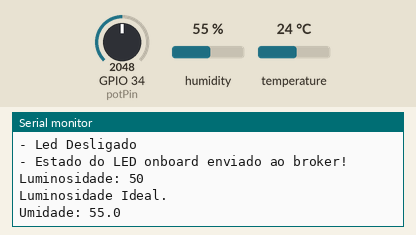
Bench run of a sketch on a simulated ESP32. On the bench: the last lines printed to the serial monitor. Inputs (shaded band) come from the test bench; at power-on: humidity 55 %, temperature 24 °C, GPIO 34 (potPin) = 2048. WiFi joins after 1.5 s; servers stay silent unless stated; no MQTT or app messages arrive unless stated.

Above: at 9.9 s.
10.0 s: humidity set to 52 %
At 16.6 s:
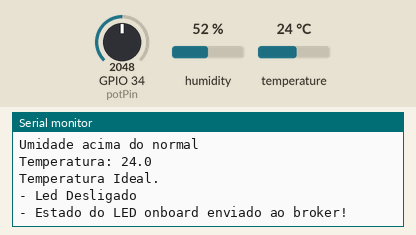
17.3 s: humidity set to 49 %
31.6 s: temperature set to 16 °C
36.9 s: temperature set to 13 °C
At 37.8 s:
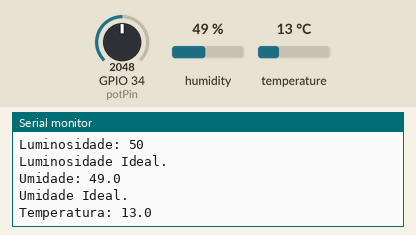
Timing chart, 0 to 39.9 s (numbered marks = the images above; inputs shaded):
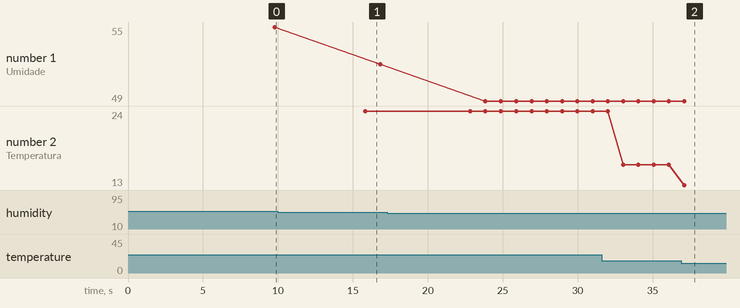

The sketch:

lumitemp-esp32.ino
```cpp
#include <WiFi.h>
#include <PubSubClient.h>
#include "DHT.h"

// Configuração dos pinos e tipo de sensor DHT
#define DHTPIN 25 // Pino de dados do sensor DHT
#define DHTTYPE DHT11 // Tipo de sensor DHT22
DHT dht(DHTPIN, DHTTYPE); // Inicialização do sensor DHT

// Configurações - variáveis editáveis
const char* default_SSID = "Galaxy S21 FE - Heitor"; // Nome da rede Wi-Fi
const char* default_PASSWORD = "aipapai123"; // Senha da rede Wi-Fi
const char* default_BROKER_MQTT = "20.201.112.53"; // IP do Broker MQTT
const int default_BROKER_PORT = 1883; // Porta do Broker MQTT
const char* default_ID_MQTT = "fiware_03x"; // ID MQTT

// Tópicos MQTT para luminosidade
const char* default_TOPICO_LUMINOSIDADE_SUBSCRIBE = "/TEF/lamp04x/cmd"; // Tópico MQTT de escuta
const char* default_TOPICO_LUMINOSIDADE_PUBLISH_1 = "/TEF/lamp04x/attrs"; // Publicação de estado de luminosidade
const char* default_TOPICO_LUMINOSIDADE_PUBLISH_2 = "/TEF/lamp04x/attrs/l"; // Publicação de valor de luminosidade
const int default_D4 = 2; // Pino do LED onboard

// Declaração das variáveis de tópico de luminosidade com cast para char*
const char* topicPrefix = "lamp04x";
char* TOPICO_LUMINOSIDADE_SUBSCRIBE = const_cast<char*>(default_TOPICO_LUMINOSIDADE_SUBSCRIBE);
char* TOPICO_LUMINOSIDADE_PUBLISH_1 = const_cast<char*>(default_TOPICO_LUMINOSIDADE_PUBLISH_1);
char* TOPICO_LUMINOSIDADE_PUBLISH_2 = const_cast<char*>(default_TOPICO_LUMINOSIDADE_PUBLISH_2);

// Tópicos MQTT para umidade
const char* default_TOPICO_UMIDADE_PUBLISH_1 = "/TEF/humi04x/attrs"; // Publicação de estado de umidade
const char* default_TOPICO_UMIDADE_PUBLISH_2 = "/TEF/humi04x/attrs/h"; // Publicação de valor de umidade
char* TOPICO_UMIDADE_PUBLISH_1 = const_cast<char*>(default_TOPICO_UMIDADE_PUBLISH_1);
char* TOPICO_UMIDADE_PUBLISH_2 = const_cast<char*>(default_TOPICO_UMIDADE_PUBLISH_2);

// Tópicos MQTT para temperatura
const char* default_TOPICO_TEMPERATURA_PUBLISH_1 = "/TEF/temp04x/attrs"; // Publicação de estado de temperatura
const char* default_TOPICO_TEMPERATURA_PUBLISH_2 = "/TEF/temp04x/attrs/t"; // Publicação de valor de temperatura
char* TOPICO_TEMPERATURA_PUBLISH_1 = const_cast<char*>(default_TOPICO_TEMPERATURA_PUBLISH_1);
char* TOPICO_TEMPERATURA_PUBLISH_2 = const_cast<char*>(default_TOPICO_TEMPERATURA_PUBLISH_2);

// Configurações editáveis para conexão Wi-Fi e MQTT
char* SSID = const_cast<char*>(default_SSID);
char* PASSWORD = const_cast<char*>(default_PASSWORD);
char* BROKER_MQTT = const_cast<char*>(default_BROKER_MQTT);
int BROKER_PORT = default_BROKER_PORT;
char* ID_MQTT = const_cast<char*>(default_ID_MQTT);
int D4 = default_D4;

WiFiClient espClient; // Cliente Wi-Fi
PubSubClient MQTT(espClient); // Cliente MQTT
char EstadoSaida = '0'; // Estado inicial do LED

// Função para inicializar a comunicação serial
void initSerial() {
    Serial.begin(115200);
}

// Função para inicializar o Wi-Fi
void initWiFi() {
    delay(10);
    Serial.println("------Conexao WI-FI------");
    Serial.print("Conectando-se na rede: ");
    Serial.println(SSID);
    Serial.println("Aguarde");
    reconectWiFi();
}

// Função para configurar o servidor MQTT e o callback de mensagens
void initMQTT() {
    MQTT.setServer(BROKER_MQTT, BROKER_PORT);
    MQTT.setCallback(mqtt_callback);
}

// Função setup - configuração inicial do sistema
void setup() {
    dht.begin(); // Inicializa o sensor DHT
    InitOutput(); // Inicializa o pino de saída
    initSerial(); // Inicializa a comunicação serial
    initWiFi(); // Conecta ao Wi-Fi
    initMQTT(); // Conecta ao Broker MQTT
    delay(5000);
    MQTT.publish(TOPICO_LUMINOSIDADE_PUBLISH_1, "s|on"); // Publica o estado inicial no tópico
}

// Função principal - loop
void loop() {
    VerificaConexoesWiFIEMQTT(); // Verifica as conexões Wi-Fi e MQTT
    EnviaEstadoOutputMQTT(); // Envia o estado do LED para o broker
    handleLuminosity(); // Função para monitoramento de luminosidade
    handleHumidity(); // Função para monitoramento de umidade
    handleTmperature(); // Função para monitoramento de temperatura
    MQTT.loop(); // Mantém a conexão com o broker MQTT
}

// Função para reconectar ao Wi-Fi caso a conexão seja perdida
void reconectWiFi() {
    if (WiFi.status() == WL_CONNECTED)
        return;
    WiFi.begin(SSID, PASSWORD);
    while (WiFi.status() != WL_CONNECTED) {
        delay(100);
        Serial.print(".");
    }
    Serial.println();
    Serial.println("Conectado com sucesso na rede ");
    Serial.print(SSID);
    Serial.println("IP obtido: ");
    Serial.println(WiFi.localIP());

    // Garante que o LED inicie desligado
    digitalWrite(D4, LOW);
}

// Callback para tratar mensagens recebidas do broker MQTT
void mqtt_callback(char* topic, byte* payload, unsigned int length) {
    String msg;
    for (int i = 0; i < length; i++) {
        char c = (char)payload[i];
        msg += c;
    }
    Serial.print("- Mensagem recebida: ");
    Serial.println(msg);

    // Forma o padrão de tópico para comparação
    String onTopic = String(topicPrefix) + "@on|";
    String offTopic = String(topicPrefix) + "@off|";

    // Aciona ou desliga o LED baseado no tópico
    if (msg.equals(onTopic)) {
        digitalWrite(D4, HIGH);
        EstadoSaida = '1';
    }

    if (msg.equals(offTopic)) {
        digitalWrite(D4, LOW);
        EstadoSaida = '0';
    }
}

// Verifica conexões e tenta reconectar se necessário
void VerificaConexoesWiFIEMQTT() {
    if (!MQTT.connected())
        reconnectMQTT();
    reconectWiFi();
}

// Envia o estado do LED ao broker MQTT
void EnviaEstadoOutputMQTT() {
    if (EstadoSaida == '1') {
        MQTT.publish(TOPICO_LUMINOSIDADE_PUBLISH_1, "s|on");
        Serial.println("- Led Ligado");
    }
    if (EstadoSaida == '0') {
        MQTT.publish(TOPICO_LUMINOSIDADE_PUBLISH_1, "s|off");
        Serial.println("- Led Desligado");
    }
    Serial.println("- Estado do LED onboard enviado ao broker!");
    delay(1000);
}

// Função para inicializar o LED com uma sequência piscante
void InitOutput() {
    pinMode(D4, OUTPUT);
    digitalWrite(D4, HIGH);
    boolean toggle = false;

    for (int i = 0; i <= 10; i++) {
        toggle = !toggle;
        digitalWrite(D4, toggle);
        delay(200);
    }
}

// Função para reconectar ao broker MQTT
void reconnectMQTT() {
    while (!MQTT.connected()) {
        Serial.print("* Tentando se conectar ao Broker MQTT: ");
        Serial.println(BROKER_MQTT);
        if (MQTT.connect(ID_MQTT)) {
            Serial.println("Conectado com sucesso ao broker MQTT!");
            MQTT.subscribe(TOPICO_LUMINOSIDADE_SUBSCRIBE); // Inscrição no tópico de controle
        } else {
            Serial.println("Falha ao reconectar no broker.");
            Serial.println("Haverá nova tentativa de conexão em 2s");
            delay(2000);
        }
    }
}

// Funções para monitorar e enviar valores de luminosidade, umidade e temperatura
void handleLuminosity() {
    const int potPin = 34; // Pino analógico para luminosidade
    int sensorValue = analogRead(potPin);
    int luminosity = map(sensorValue, 0, 4095, 0, 100);
    char msg[10];
    sprintf(msg, "%d", luminosity);
    MQTT.publish(TOPICO_LUMINOSIDADE_PUBLISH_2, msg); // Publica luminosidade
    Serial.println("Luminosidade: " + String(msg));

    if (luminosity = 0.00)
    {

      digitalWrite(D4, LOW);
      delay(1000);
      digitalWrite(D4, HIGH);
      delay(1000);
      digitalWrite(D4, LOW);
      delay(1000);
      digitalWrite(D4, HIGH);
      delay(1000);
      digitalWrite(D4, LOW);
      delay(1000);
      digitalWrite(D4, HIGH);
      delay(1000);
      Serial.println("Luminosidade abaixo do normal");

    }
    else if (luminosity > 30.0)
    {

      digitalWrite(D4, LOW);
      delay(1000);
      digitalWrite(D4, HIGH);
      delay(1000);
      digitalWrite(D4, LOW);
      delay(1000);
      digitalWrite(D4, HIGH);
      delay(1000);
      digitalWrite(D4, LOW);
      delay(1000);
      digitalWrite(D4, HIGH);
      delay(1000);
      Serial.println("Luminosidade acima do normal");

    }
    else
    {

      Serial.println("Luminosidade Ideal.");

    }

}

void handleHumidity() {
    float humidity = dht.readHumidity();
    char msg[10];
    sprintf(msg, "%.1f", humidity);
    MQTT.publish(TOPICO_UMIDADE_PUBLISH_2, msg); // Publica umidade
    Serial.println("Umidade: " + String(msg));

    if (humidity < 30.0)
    {

      digitalWrite(D4, LOW);
      delay(1000);
      digitalWrite(D4, HIGH);
      delay(1000);
      digitalWrite(D4, LOW);
      delay(1000);
      digitalWrite(D4, HIGH);
      delay(1000);
      digitalWrite(D4, LOW);
      delay(1000);
      digitalWrite(D4, HIGH);
      delay(1000);
      Serial.println("Umidade abaixo do normal");

    }
    else if (humidity > 50.0)
    {

      digitalWrite(D4, LOW);
      delay(1000);
      digitalWrite(D4, HIGH);
      delay(1000);
      digitalWrite(D4, LOW);
      delay(1000);
      digitalWrite(D4, HIGH);
      delay(1000);
      digitalWrite(D4, LOW);
      delay(1000);
      digitalWrite(D4, HIGH);
      delay(1000);
      Serial.println("Umidade acima do normal");

    }
    else
    {

      Serial.println("Umidade Ideal.");

    }
}

void handleTmperature() {
    float temperature = dht.readTemperature();
    char msg[10];
    sprintf(msg, "%.1f", temperature);
    MQTT.publish(TOPICO_TEMPERATURA_PUBLISH_2, msg); // Publica temperatura
    Serial.println("Temperatura: " + String(msg));

    if (temperature < 15.0)
    {

      digitalWrite(D4, LOW);
      delay(1000);
      digitalWrite(D4, HIGH);
      delay(1000);
      digitalWrite(D4, LOW);
      delay(1000);
      digitalWrite(D4, HIGH);
      delay(1000);
      digitalWrite(D4, LOW);
      delay(1000);
      digitalWrite(D4, HIGH);
      delay(1000);
      Serial.println("Temperatura abaixo do normal");

    }
    else if (temperature > 25.0)
    {

      digitalWrite(D4, LOW);
      delay(1000);
      digitalWrite(D4, HIGH);
      delay(1000);
      digitalWrite(D4, LOW);
      delay(1000);
      digitalWrite(D4, HIGH);
      delay(1000);
      digitalWrite(D4, LOW);
      delay(1000);
      digitalWrite(D4, HIGH);
      delay(1000);
      Serial.println("Temperatura acima do normal");

    }
    else
    {

      Serial.println("Temperatura Ideal.");

    }
}
```

Measured:
- the behaviour switches between 15 and 14 °C on temperature (found by bisection; images 1 and 2)
- after the input at 36.9 s, the serial monitor: prints a new line after 0.23 s (image 2)
- plotted number 1: 55 → 52 after the input at 10.0 s, 52 → 49 after the input at 17.3 s
- plotted number 2: 24 → 16 after the input at 31.6 s, 16 → 13 after the input at 36.9 s
